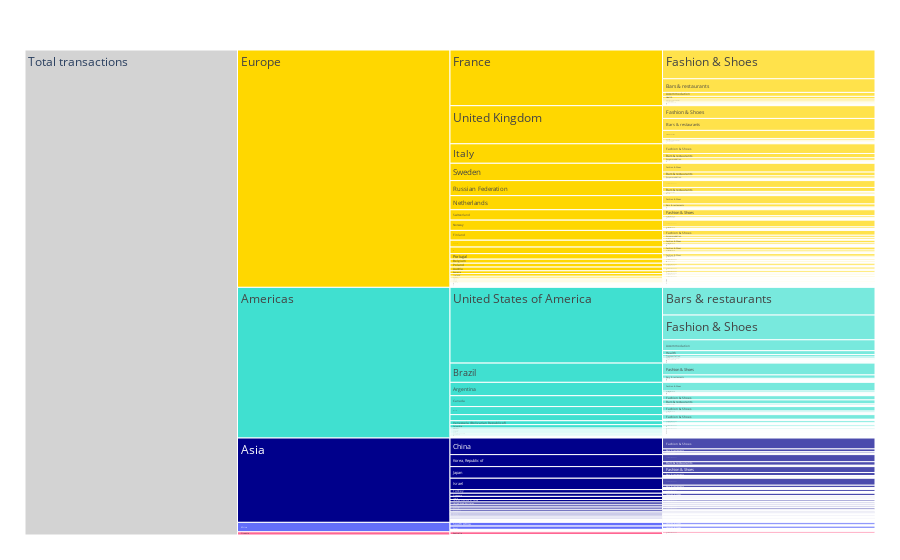

Notebook code cell kept with this figure:
### Code cell
import plotly.express as px

fig = px.icicle(df1, path=[px.Constant("Total transactions"), 'region', 'country_name','category'], values='count_amount',color='region',
                  color_continuous_midpoint=np.average(df1['count_amount'], weights=df1['count_amount']),  
               color_discrete_map={'(?)':'lightgrey', 'Europe':'gold', 'Americas':'turquoise', 'Asia':"darkblue", 'Africa':"pruple", "Oceana":"pink"})

#[px.Constant("world")
fig.update_layout(margin = dict(t=50, l=25, r=25, b=25))
fig.update_traces(root_color="lightgrey")
fig.show()

### Figure 1 — Plotly figure (JSON) as saved in the notebook; plotly's stock layout.template omitted (floating-point values rounded to 4 significant figures; data arrays with more than 128 entries replaced by an {"elided": "..."} marker saying what was removed)
{"data": [{"branchvalues": "total", "customdata": {"elided": "733x1 str values"}, "domain": {"x": [0, 1], "y": [0, 1]}, "hovertemplate": "labels=%{label}<br>count_amount=%{value}<br>parent=%{parent}<br>id=%{id}<br>region=%{customdata[0]}<extra></extra>", "ids": {"elided": "733 str values"}, "labels": {"elided": "733 str values"}, "marker": {"colors": {"elided": "733 str values"}}, "name": "", "parents": {"elided": "733 str values"}, "root": {"color": "lightgrey"}, "type": "icicle", "values": {"elided": "733 int values"}}], "layout": {"legend": {"tracegroupgap": 0}, "margin": {"b": 25, "l": 25, "r": 25, "t": 50}}}
